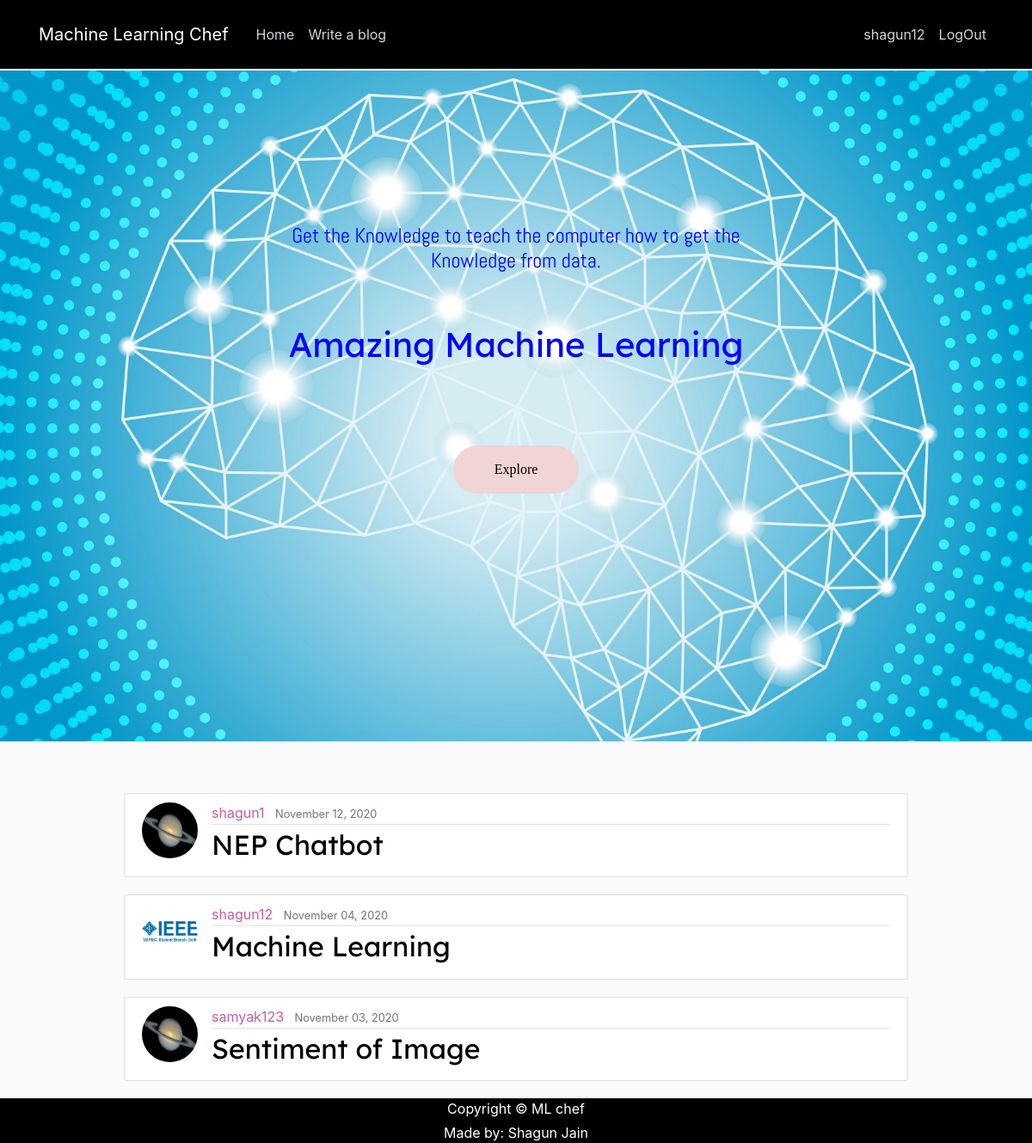
Screenshot of / (signed in) with the database file from the repository.
### myblog/models.py (models this page shows, shortened)
class Post(models.Model):
    title = models.CharField(max_length=100)
    content = models.TextField()
    date_posted = models.DateTimeField(default=timezone.now)
    author = models.ForeignKey(User, on_delete=models.CASCADE)
    likes = models.ManyToManyField(User,related_name='post_like')

### myusers/models.py (models this page shows, shortened)
class Profile(models.Model):
	user = models.OneToOneField(User, on_delete=models.CASCADE)
	image = models.ImageField(default='mine.jpg', upload_to='profile_pics')

### myblog/views.py (the view)
# urls.py: path('', Post_ListView.as_view(), name='blog-home'),
class Post_ListView(ListView):
	model = Post
	template_name = 'myblog/home.html'
	context_object_name = 'posts'
	ordering = ['-date_posted']
	paginate_by = 5

### myblog/templates/myblog/home.html (shortened to what this page needs)
{% extends "myblog/base.html" %}
{% load static %}
{% block styles %}
<link rel="stylesheet" type="text/css" href="{% static 'myblog/home_style.css' %}">
{% endblock styles %}
{% block extra_content%}
<section class="site-title">
  <div class="site-background" data-aos="fade-up" data-aos-delay="100">
      <h3>Get the Knowledge to teach the computer how to get the Knowledge from data.</h3>
      <h1>Amazing Machine Learning</h1>
      <a href="#posts_start"><button class="btn">Explore</button></a>
  </div>
</section>
{% endblock extra_content %}
{% block content %}
     {% for post in posts %}
        <article class="media content-section">
          <img class="rounded-circle article-img" src="{{ post.author.profile.image.url }}">
          <div class="media-body">
            <div class="article-metadata">
              <a class="mr-2 article-author" href="{% url 'blog-user_post' post.author.username %}">{{ post.author }}</a>
              <small class="text-muted">{{ post.date_posted|date:"F d, Y" }}</small>
            </div>
            <h2><a class="article-title" href="{% url 'post-detail' post.id %}">{{ post.title }}</a></h2>
          </div>
        </article>
    {% endfor %}
{% endblock content %}

### myblog/templates/myblog/base.html (shortened to what this page needs)
{% load static %}
<!DOCTYPE html>
<html>
<head>
    <link rel="stylesheet" href="https://cdnjs.cloudflare.com/ajax/libs/font-awesome/4.7.0/css/font-awesome.min.css">
    <link rel="stylesheet" href="https://maxcdn.bootstrapcdn.com/bootstrap/4.0.0/css/bootstrap.min.css">
    <link rel="stylesheet" type="text/css" href="{% static 'myblog/main.css' %}">
    {% block styles %}
    {% endblock %}
</head>
<body>
    <header class="site-header">
      <nav class="navbar navbar-expand-md navbar-dark bg-steel">
        <div class="container">
          <a class="navbar-brand mr-4" href="{% url 'blog-home' %}">Machine Learning Chef</a>
          <div class="collapse navbar-collapse" id="navbarToggle">
            <div class="navbar-nav mr-auto">
              <a class="nav-item nav-link" href="{% url 'blog-home' %}">Home</a>
              <a class="nav-item nav-link" href="{% url 'post-create' %}">Write a blog</a>
            </div>
            <div class="navbar-nav">
              {% if user.is_authenticated %}
                <a class="nav-item nav-link" href="{% url 'profile' %}">{{user.username}}</a>
                <a class="nav-item nav-link" href="{% url 'logout' %}">LogOut</a>
              {% else %}
                <a class="nav-item nav-link" href="{% url 'login' %}">Login</a>
                <a class="nav-item nav-link" href="{% url 'register' %}">Register</a>
              {% endif %}
            </div>
          </div>
        </div>
      </nav>
    </header>
    {% block extra_content %}{% endblock%}
    <main role="main" class="container">
      <div class="row">
        <div class="col-md-12">
          {% block content %}{% endblock %}
        </div>
      </div>
    </main>
    <div class="footer ">
        <p>Copyright &copy; ML chef </p>
        <div class="made">Made by: <a  target="_blank" href="https://www.linkedin.com/in/shagun-jain-32292a16b/">Shagun Jain</a></div>
    </div>
</body>
</html>

### myblog/static/myblog/main.css (style rules this page uses)
:root { --text-gray: #3f4954; --text-light : #686666da; --bg-color: #0f0f0f; --white: #ffffff; --midnight: #104f55; --sky: linear-gradient(120deg, #a1c4fd 0%, #c2e9fb 100%); --Abel: 'Abel', cursive; --Anton: 'Anton', cursive; --Josefin : 'Josefin', cursive; --Lexend: 'Lexend', cursive; --Livvic : 'Livvic', cursive; }
body { background: #fafafa; color: #333333; }
h1, h2, h3, h4, h5, h6 { color: #444444; }
.bg-steel { background-color: #000000; height: 80px; margin-bottom: 2px; }
.col-md-12 { padding-left: 10%; padding-right: 10%; }
.site-header .navbar-nav .nav-link { color: #cbd5db; }
.content-section { background: #ffffff; padding: 10px 20px; border: 1px solid #dddddd; border-radius: 3px; margin-bottom: 20px; }
.article-author { color: #c060a1; }
.article-title { color: #000000; }
.article-img { height: 65px; width: 65px; margin-right: 16px; }
.article-metadata { padding-bottom: 1px; margin-bottom: 4px; border-bottom: 1px solid #e3e3e3 }
.footer { height: auto; background-color: #000000; display: flex; align-items: center; justify-content: center; color: white; flex-direction: column; }
.footer a { color: white; }
.footer p { margin-bottom: 4px; }

### myblog/static/myblog/home_style.css (style rules this page uses)
:root { --text-gray: #3f4954; --text-light : #686666da; --bg-color: #0f0f0f; --white: #ffffff; --midnight: #104f55; --sky: linear-gradient(120deg, #a1c4fd 0%, #c2e9fb 100%); --Abel: 'Abel', cursive; --Anton: 'Anton', cursive; --Josefin : 'Josefin', cursive; --Lexend: 'Lexend', cursive; --Livvic : 'Livvic', cursive; }
h1 { font-family: var(--Lexend); font-size: 2.5rem; }
h2 { font-family: var(--Lexend); }
h3 { font-family: var(--Abel); font-size: 1.5rem; }
button.btn { border: none; border-radius: 2rem; padding: 1rem 3rem; font-size: 1rem; font-family: var(--Livvic); cursor: pointer; }
.site-title { background: url(images/machinelearning.jpg); background-size: cover; height: 65vw; width: 100%; display: flex; justify-content: center; margin-bottom: 5%; }
.site-background { padding-top: 10%; text-align: center; }
.site-background h1,h3 { color: blue; margin: 8%; }
.site-background .btn { margin-top: 5%; background: #f1d4d4; }

### rows the page displays
Post: author.profile.image (picture), author "shagun1", date_posted "November 12, 2020", title "NEP Chatbot"
Post: author.profile.image (picture), author "shagun12", date_posted "November 04, 2020", title "Machine Learning"
Post: author.profile.image (picture), author "samyak123", date_posted "November 03, 2020", title "Sentiment of Image"

### other values shown
{{ user.username }} "shagun12"
